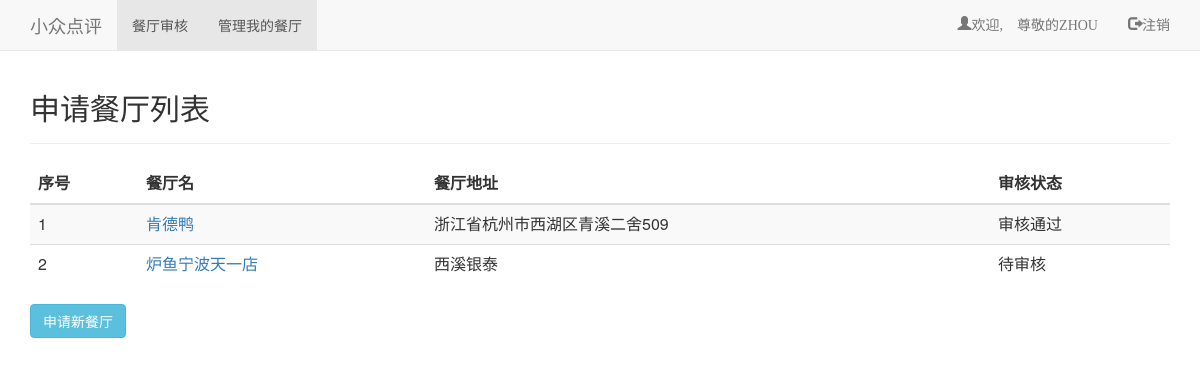
The page /apply/ (signed in) on the database its author committed.
### ApplyController/models.py (models this page shows, shortened)
class Merchant(models.Model):
    id = models.AutoField(primary_key=True)
    Name = models.CharField(max_length=20, verbose_name='用户名', unique=True)
    Password = models.CharField(max_length=20, validators=[MinLengthValidator(8)], verbose_name='密码')
    IdentityNum = models.CharField(validators=[validate_identity_num], max_length=20)
    PhoneNum_regex_validator = RegexValidator(regex=r'^\d{7}$', inverse_match=True)
    PhoneNum = models.CharField(max_length=11, validators=[PhoneNum_regex_validator])

class Restaurant(models.Model):
    id = models.AutoField(primary_key=True)
    MerchantID = models.ForeignKey(Merchant, on_delete=models.CASCADE)
    Name = models.CharField(max_length=20)
    BusinessStartHour = models.TimeField()
    BusinessEndHour = models.TimeField()
    Address = models.CharField(max_length=50)
    Image = models.ImageField(upload_to=get_file_path, null=True, blank=True)
    Score = models.FloatField(validators=[MinValueValidator(0), MaxValueValidator(5)], default=0)
    Category_Choices = (
        ('1', '川菜'),
        ('2', '粤菜'),
        ('3', '鲁菜'),
        ('4', '苏菜'),
        ('5', '湘菜'),
        ('6', '浙菜'),
        ('7', '其他'),
    )
    Category = models.CharField(max_length=1, choices=Category_Choices)
    LicenseID = models.CharField(validators=[RegexValidator(regex='^[0-9]*$')], max_length=50)
    ApplicationTime = models.DateTimeField(auto_now_add=True)
    Status_Choices = (
        (0, '待审核'),
        (1, '审核拒绝'),
        (2, '审核通过'),
    )
    Status = models.SmallIntegerField(choices=Status_Choices, default=0)
    OpenTime = models.DateTimeField(null=True)
    class Meta:
        ordering = ['Status', 'ApplicationTime']

### ApplyController/views.py (the view)
# urls.py: path('', views.index, name='index'),
def index(request):
    login_user_id = request.session.get('login_merchant')
    if login_user_id:
        login_user_name = Merchant.objects.get(pk=login_user_id)
        apply_list = Restaurant.objects.filter(MerchantID=login_user_id).order_by('ApplicationTime')
        return render(request, 'ApplyController/index.html', context={
            'apply_list': apply_list,
            'login_user_name': login_user_name,
        })
    else:
        return HttpResponseRedirect(reverse('login:index'))

### ApplyController/templates/ApplyController/index.html
{% extends "ApplyController/base.html" %}
{% block header %}
<div class="container">
    <div class="page-header" style="margin-top:0px;">
        <h2>申请餐厅列表</h2>
    </div>
</div>
{% endblock header %}
{% block content %}
<div class="container">
    <table class="table table-striped">
    <thead>
        <tr>
            <th>序号</th>
            <th>餐厅名</th>
            <th>餐厅地址</th>
            <th>审核状态</th>
        </tr>
    </thead>
    <tbody>
    {% for restaurant in apply_list %}
        <tr>
            <td>{{ forloop.counter }}</td>
            <td><a href="{% url 'apply:detail' restaurant.id %}">{{ restaurant.Name }}</a></td>
            <td>{{ restaurant.Address }}</td>
            <td>{{ restaurant.get_Status_display }}</td>
        </tr>
    {% endfor %}
    </tbody>
</table>
<button type="button" class="btn btn-info" onclick="location.href='/apply/add'">申请新餐厅</button>
</div>
{% endblock content %}

### ApplyController/templates/ApplyController/base.html (shortened to what this page needs)
{% load bootstrap3 %}
{% load static %}
<html lang="en">
<head>
    {% bootstrap_css %}
</head>
<body>
    <nav class="navbar navbar-default navbar-static-top" role="navigation">
        <div class="container">
            <div class="navbar-header">
                <a class="navbar-brand">
                    小众点评
                </a>
            </div>
            <div>
                <ul class="nav navbar-nav">
                    <li class="active"><a href="{%url 'apply:index' %}">餐厅审核</a></li>
                    <li class="active"><a href="{%url 'ManagementController:index' %}">管理我的餐厅</a></li>
                </ul>
            </div>
            <div id="navbar" class="navbar-collapse collapse">
                <ul class="nav navbar-nav navbar-right">
                    {% if request.session.login_merchant %}
                    <li><a href="{% url 'apply:merchant_detail' %}"><span class="glyphicon glyphicon-user">欢迎, 尊敬的{{ request.session.login_merchant_name }}</span></a></li>
                    <li><a href="{% url 'apply:logout' %}"><span class="glyphicon glyphicon-log-out">注销
                        </span>
                    </a> </li>
                    {% endif %}
                </ul>
            </div>
        </div>
    </nav>
    {% block header %}{% endblock header %}
    {% block content %}{% endblock content %}
</body>
</html>

### rows shown on the page
Merchant: session.login_merchant_name "ZHOU"
Restaurant: Name "肯德鸭", Address "浙江省杭州市西湖区青溪二舍509", Status "审核通过"
Restaurant: Name "炉鱼宁波天一店", Address "西溪银泰", Status "待审核"
